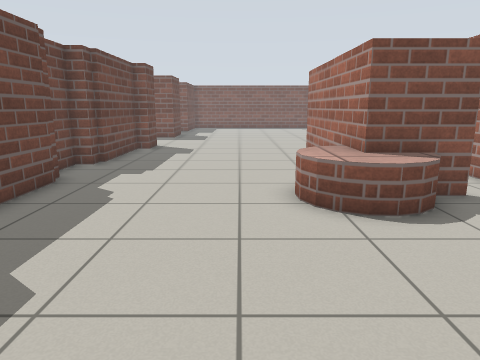
[1] (above)

15 first-person views from a walk through a world built for the Gazebo simulator. The camera is 1 m above the floor, tilts 12° down and sees 70° across. The floor is counted in squares, 0.5 m on a side. Each view is taken from the middle of a square. On the plan, view 1 faces up. The plan holds only what a view shows up to about 18 squares ahead; the rest is blank. The place goes on beyond the plan.

[2]
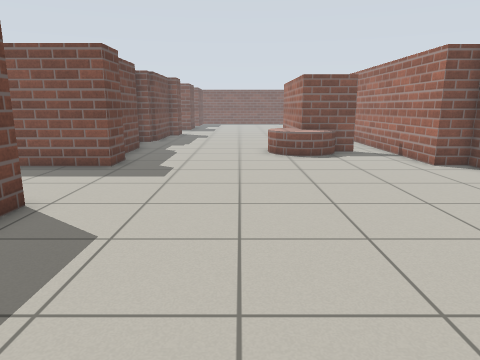

[3]
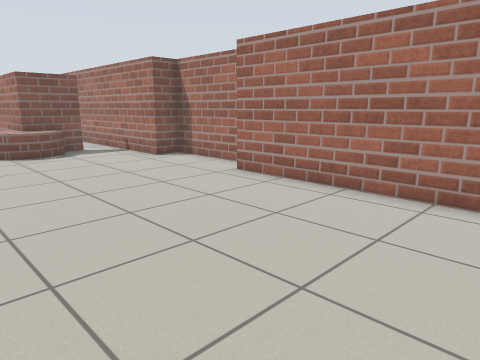

[4]
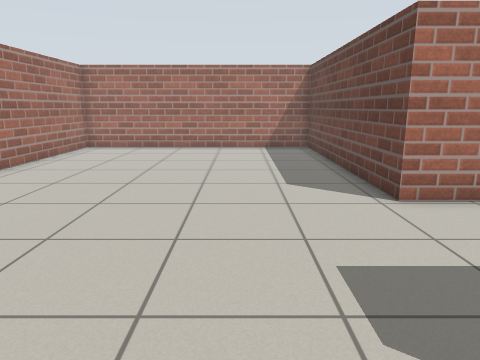

[5]
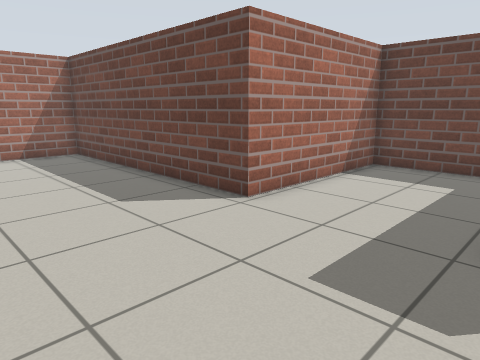

[6]
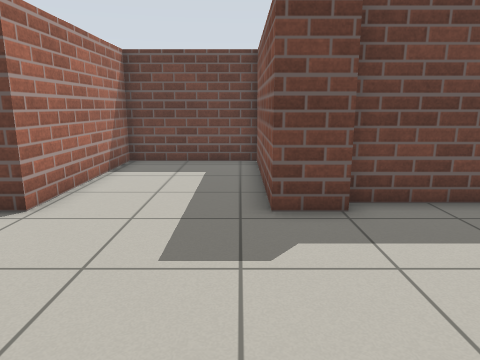

[7]
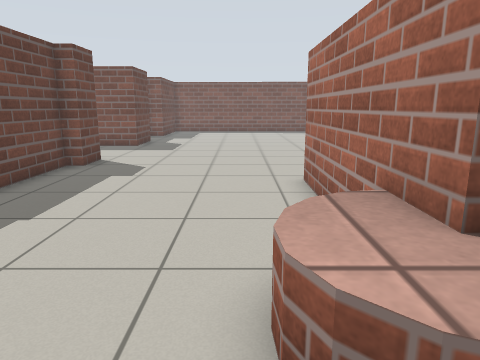

[8]
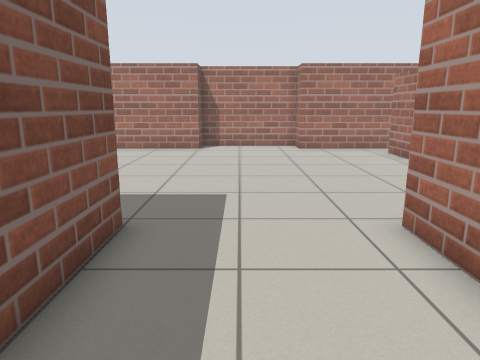

[9]
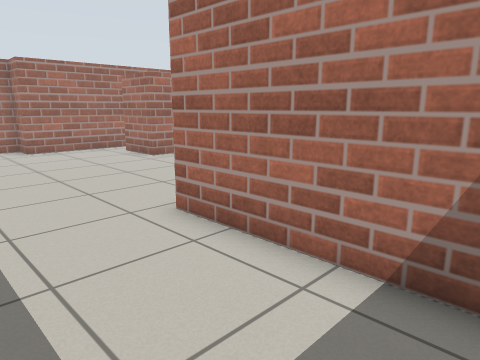

[10]
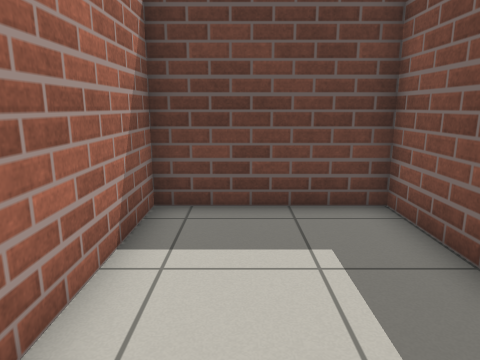

[11]
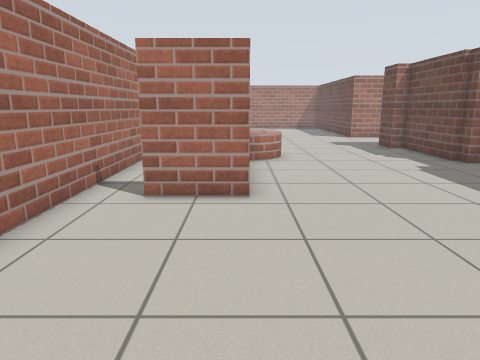

[12]
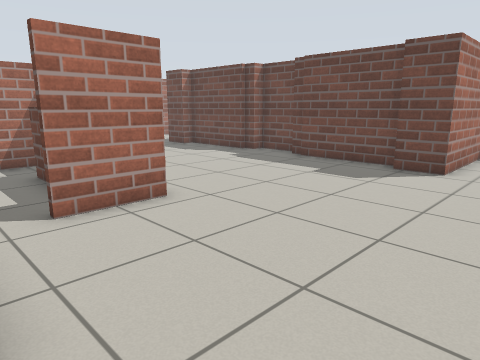

[13]
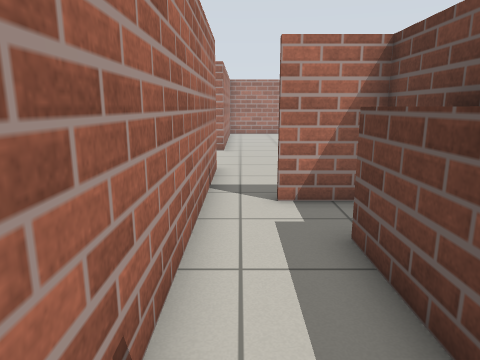

[14]
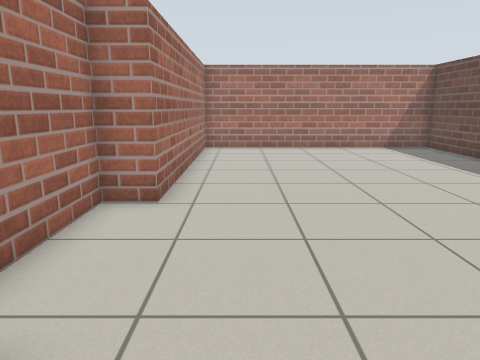

[15]
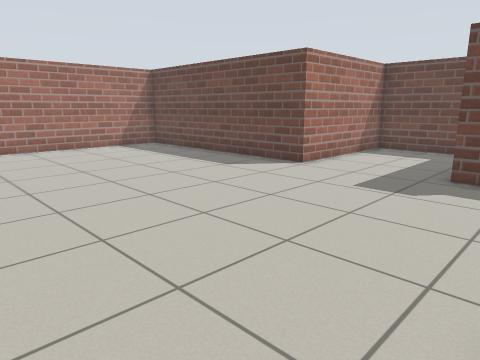

### Floor plan
Ten units are one square. View 1 is at (0, 0); x grows to the right and y downward. Boxes are objects, and circles mark ways between rooms. Rooms are numbered by the first view taken in them; rooms with no view inside come last. Other rooms are left out.
<svg viewBox="-113 -240 198 359">
<path fill="none" stroke="#000" d="M-44 -51 -44 -36 -108 -36 -108 12 -44 12 -45 114 67 114 68 12 80 12 80 -38 68 -38 68 -85M53 -76 28 -76M42 -72 39 -66 35 -63 30 -61 24 -62 19 -64 15 -68 13 -72M-50 -167 -50 -125M-52 -126 -52 -120 -58 -120 -58 -97 -52 -97 -52 -90M-44 -235 -44 -230 -108 -230 -108 -182 -44 -182 -44 -167M68 -145 68 -182 80 -182 80 -230 68 -230 68 -235M-50 -91 -50 -51M28 -76 28 -144 53 -144M13 -78 15 -84M13 -72 13 -81 18 -87 22 -90 27 -91M43 -129 43 -100M30 -106 30 -78 53 -78M68 -85 68 -145"/>
<circle cx="-15" cy="-60" r="3" fill="#2a7"/>
<circle cx="60" cy="-80" r="3" fill="#2a7"/>
<circle cx="60" cy="-140" r="3" fill="#2a7"/>
<text x="0" y="10">1</text>
<text x="-10" y="-170">2</text>
<text x="50" y="-110">3</text>
</svg>
Room 1 opens to room 2. Room 1 opens to room 3. Room 2 opens to room 3.

Where each view was taken, in squares from view 1:
view 1: 0 up, 0 right, facing up
view 2: 8 down, 0 right, facing up
view 3: 9 down, 1 left, facing up-right
view 4: 6 up, 1 left, facing down
view 5: 4 up, 1 right, facing down-left
view 6: 3 up, 2 right, facing left
view 7: 5 up, 1 right, facing up
view 8: 21 up, 10 left, facing right
view 9: 22 up, 10 left, facing down-right
view 10: 20 up, 4 left, facing left
view 11: 22 up, 3 right, facing down
view 12: 21 up, 7 right, facing down-left
view 13: 15 up, 6 right, facing down
view 14: 6 up, 5 right, facing down
view 15: 6 up, 6 right, facing down-left
